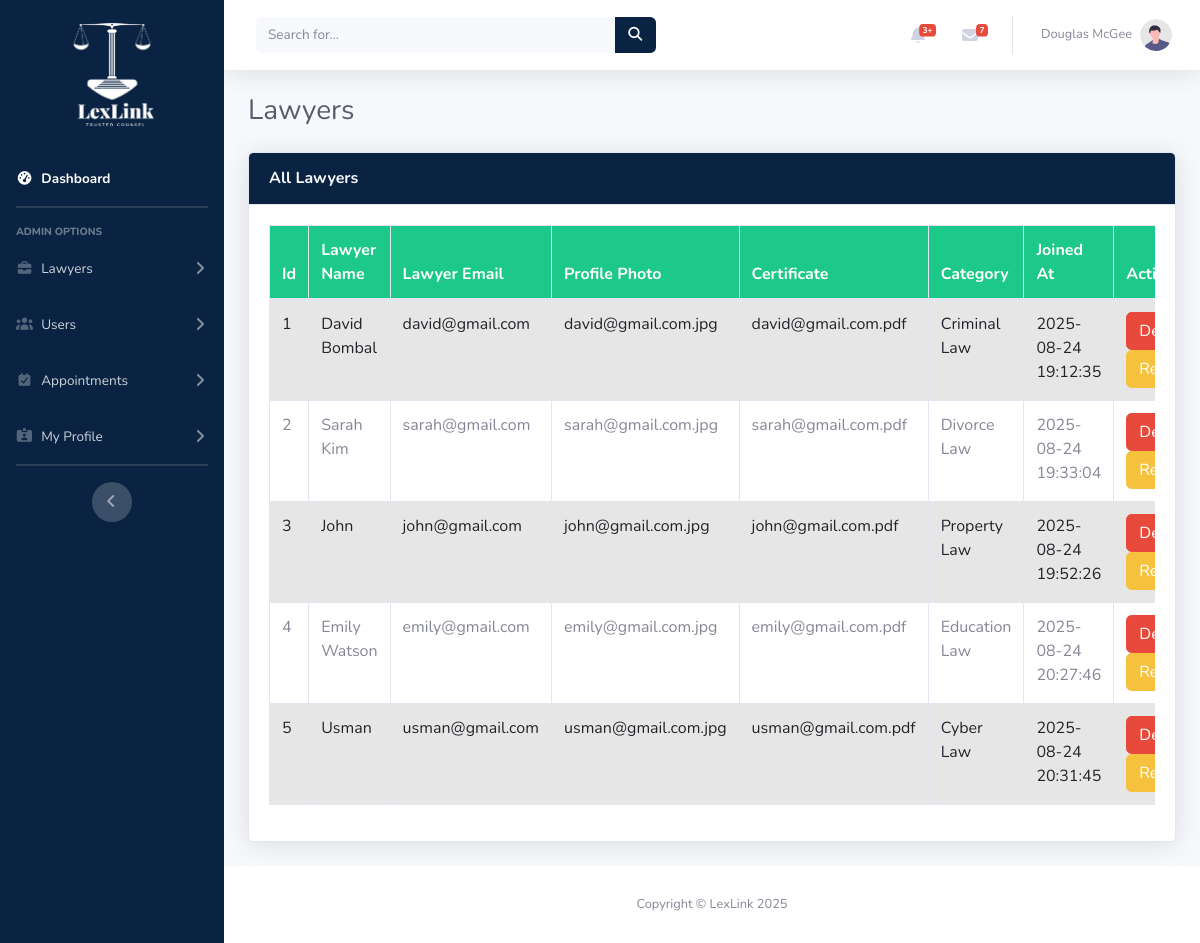
/admin/lawyer/all-lawyers.php, run on the app's committed database.
### tables this page shows
CREATE TABLE `lawyers` (
  `lawyer_id` int(10) UNSIGNED NOT NULL,
  `lawyer_name` varchar(255) NOT NULL,
  `lawyer_email` varchar(255) NOT NULL,
  `lawyer_password` varchar(255) NOT NULL,
  `lawyer_picture` varchar(255) DEFAULT NULL,
  `lawyer_document` varchar(255) DEFAULT NULL,
  `lawyer_category` int(11) DEFAULT NULL,
  `lawyer_city` int(11) DEFAULT NULL,
  `role` varchar(100) NOT NULL DEFAULT 'lawyer',
  `lawyer_status` enum('pending','active') DEFAULT 'pending',
  `is_lawyer_promoted` tinyint(1) DEFAULT 0,
  `created_at` timestamp NOT NULL DEFAULT current_timestamp(),
  `updated_at` timestamp NOT NULL DEFAULT current_timestamp() ON UPDATE current_timestamp()
);

CREATE TABLE `categories` (
  `category_id` int(11) NOT NULL,
  `category_name` varchar(100) DEFAULT NULL
);

### admin/lawyer/all-lawyers.php (the view, shortened to what this page needs)
<?php
include_once("../includes/header.php");
include_once("../includes/config.php");
?>
<?php
$getCompleted = "SELECT * FROM `lawyers` INNER JOIN `categories` ON lawyers.lawyer_id = categories.category_id WHERE `lawyer_status` = 'active' ";
$completedResults = mysqli_query($connection, $getCompleted);
?>
<div class="container-fluid">
    <h1 class="h3 mb-4 text-gray-800"> Lawyers</h1>
    <div class="card shadow mb-4">
        <div class="card-header py-3 bg-warning">
            <h6 class="m-0 font-weight-bold text-light">All Lawyers</h6>
        </div>
        <div class="card-body">
            <div class="table-responsive">
                <table class="table table-bordered table-striped" width="100%" cellspacing="0">
                    <thead class="bg-success text-white">
                        <tr>
                            <th>Id</th>
                            <th>Lawyer Name</th>
                            <th>Lawyer Email</th>
                            <th>Profile Photo</th>
                            <th>Certificate</th>
                            <th>Category</th>
                            <th>Joined At</th>
                            <th>Actions</th>
                        </tr>
                    </thead>
                    <tbody>
                        <?php foreach ($completedResults as $completed) { ?>
                            <tr>
                                <td><?php echo $completed['lawyer_id']; ?></td>
                                <td><?php echo $completed['lawyer_name']; ?></td>
                                <td><?php echo $completed['lawyer_email']; ?></td>
                                <td><?php echo $completed['lawyer_picture']; ?></td>
                                <td><?php echo $completed['lawyer_document']; ?></td>
                                <td><?php echo $completed['category_name']; ?></td>
                                <td><?php echo $completed['created_at']; ?></td>
                                <td>
                                    <a href="actions/delete.php?appID=<?php echo $completed['lawyer_id']; ?>" class="btn btn-danger">Delete</a>
                                    <a href="actions/review.php?appID=<?php echo $completed['lawyer_id']; ?>" class="btn btn-warning">Review</a>
                                </td>
                            </tr>
                        <?php } ?>
                    </tbody>
                </table>
            </div>
        </div>
    </div>
</div>
<?php include_once("../includes/footer.php"); ?>

### admin/includes/header.php (style rules this page uses)
.bg-gradient-primary, .card-header { background-color: #0A2342 !important; background-image: none !important; background-size: cover; }

### data on the page
lawyers: lawyer_id "1", lawyer_name "David Bombal", lawyer_email "david@gmail.com", lawyer_picture "david@gmail.com.jpg", lawyer_document "david@gmail.com.pdf", lawyer_category.category_name "Criminal Law", created_at "2025-08-24 19:12:35"
lawyers: lawyer_id "2", lawyer_name "Sarah Kim", lawyer_email "sarah@gmail.com", lawyer_picture "sarah@gmail.com.jpg", lawyer_document "sarah@gmail.com.pdf", lawyer_category.category_name "Divorce Law", created_at "2025-08-24 19:33:04"
lawyers: lawyer_id "3", lawyer_name "John", lawyer_email "john@gmail.com", lawyer_picture "john@gmail.com.jpg", lawyer_document "john@gmail.com.pdf", lawyer_category.category_name "Property Law", created_at "2025-08-24 19:52:26"
lawyers: lawyer_id "4", lawyer_name "Emily Watson", lawyer_email "emily@gmail.com", lawyer_picture "emily@gmail.com.jpg", lawyer_document "emily@gmail.com.pdf", lawyer_category.category_name "Education Law", created_at "2025-08-24 20:27:46"
lawyers: lawyer_id "5", lawyer_name "Usman", lawyer_email "usman@gmail.com", lawyer_picture "usman@gmail.com.jpg", lawyer_document "usman@gmail.com.pdf", lawyer_category.category_name "Cyber Law", created_at "2025-08-24 20:31:45"
